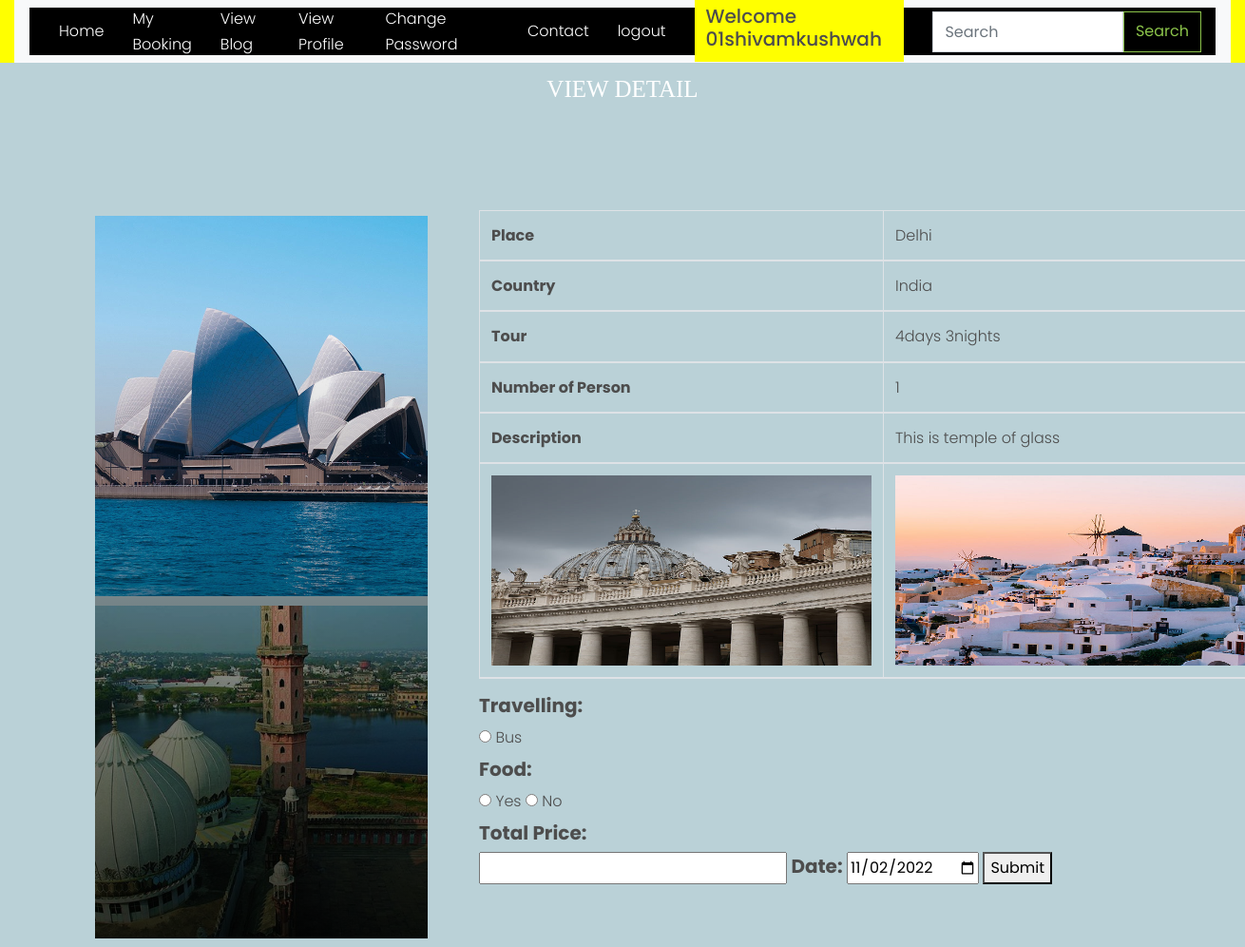
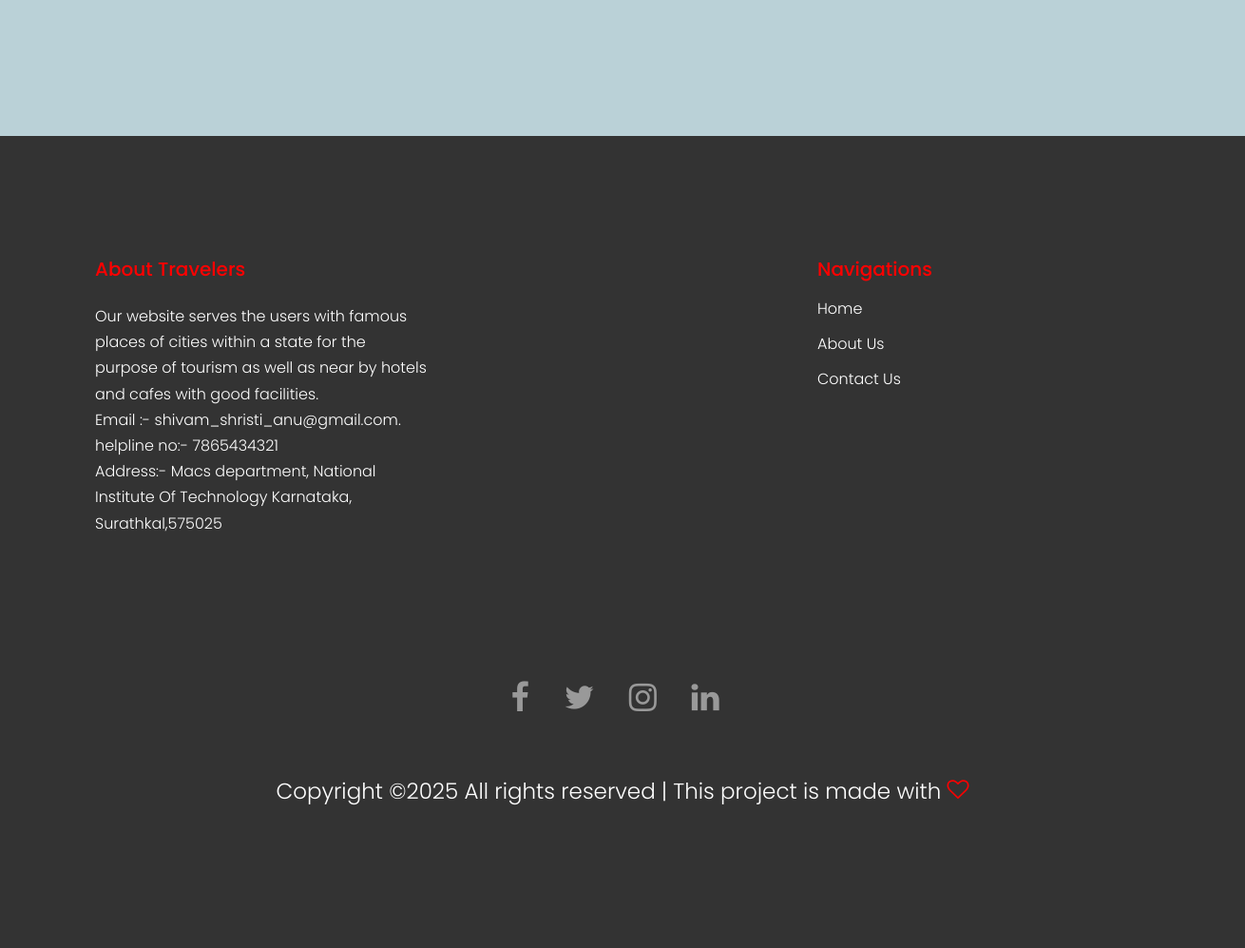
Page /details/2/ (signed in) on the committed database (2 pictures, top to bottom).
### tour/models.py (models this page shows, shortened)
class Destination(models.Model):
    user = models.ForeignKey(User,on_delete=models.CASCADE,null=True)
    place = models.CharField(max_length=20)
    country = models.CharField(max_length=20)
    image = models.ImageField(null=True)
    image1 = models.ImageField(null=True)
    image2 = models.ImageField(null=True)
    image3 = models.ImageField(null=True)
    price_by_bus = models.CharField(max_length=20,null=True)
    food_price = models.CharField(max_length=20, null=True)
    number_of_person = models.CharField(max_length=20, null=True)
    days = models.CharField(max_length=20, null=True)
    nights = models.CharField(max_length=20, null=True)
    description=models.CharField(max_length=200,null=True)

### tour/views.py (the view, shortened to what this page needs)
# urls.py: path('details/<int:pr_id>/',views.detail,name='details'),
def detail(request,pr_id):
    if not request.user.is_authenticated:
        return redirect('/login/')
    dt = Destination.objects.get(id=pr_id)
    d = {'detail':dt}
    return render(request,'place_detail.html',d)

### tour/templates/place_detail.html (shortened to what this page needs)
{% extends 'base.html' %}
{% load static %}
{% block body %}
<h1 style="font-size:25px; background-color:#bad1d7;height:35px;color:white;padding:5px;margin-top:5px;font-family : 'Monotype Corsiva" align="center"> VIEW DETAIL </h1>
<div class="site-section">
      <div class="container">
        <div class="row">
          <div class="col-md-6 col-lg-4 mb-4 mb-lg-4">
            <a href="#"  class="unit-1 text-center">
              <img src="{{ detail.image.url }}" alt="Image" class="img-fluid" style="margin-bottom:10px;margin-top:30px;height:400px">
              <img src="{{ detail.image3.url }}" alt="Image" class="img-fluid" style="height:350px">
              <div class="unit-1-text">
              </div>
            </a>
          </div>
          <div class="col-md-8" >
            <div class="p-4 mb-3 ">
              <div class="unit-1-heading">
                <table class="table table-bordered bordered-success">
                  <thead>
                    <tr>
                      <th scope="col">Place</th>
                      <td>{{ detail.place }}</td>
                    </tr>
                    <tr>
                      <th scope="col">Country</th>
                      <td>{{ detail.country }}</td>
                    </tr>
                    <tr>
                      <th scope="col">Tour</th>
                      <td>{{detail.days}}days {{detail.nights}}nights</td>
                    </tr>
                  <tr>
                      <th scope="col">Number of Person</th>
                      <td>{{ detail.number_of_person }}</td>
                    </tr>
                   <tr>
                      <th scope="col">Description</th>
                      <td>{{ detail.description }}</td>
                    </tr>
                   <tr>
                      <th scope="col"><img src="{{ detail.image1.url }}" style="width:400px;height:200px" class="zoom"></th>
                      <td><img src="{{ detail.image2.url }}" style="width:400px;height:200px" class="zoom"></td>
                    </tr>
                  </thead>
                </table>
                  <tr>
                      <th>
                <form action="" method="post">
                    <h5 style="font:"><b>Travelling:</b></h5>
                        <input class="calc" type="radio" id="bus" name="travel" value="{{detail.price_by_bus}}" >
                        <label for="bus">Bus</label>
                    <h5><b>Food:</b></h5>
                        <input class="calc" type="radio" id="food" name="food" value="{{detail.food_price}}" >
                        <label for="food">Yes</label>
                        <input class="calc" type="radio" id="Nfood" name="food" value="0" >
                        <label for="Nfood">No</label><br>
                    <h5> <b>Total Price:</b></h5>
                            <input type="text" name="price" />
                    <label for="date"><h5><b>Date:</b></h5></label>
                        <input type="date"  id="date" name="date"
                        value="2022-11-02"
                        min="getDate()" max="2023-12-31">
        <button type="submit">Submit</button>
                    </form>
                      </th>
                  </tr>
                          </div>
        </div>
      </div>
    </div>
</div>
</div>
{% endblock %}

### tour/templates/base.html (shortened to what this page needs)
<!DOCTYPE html>
<html lang="en">
<head>
    {% load static %}
    <link rel="stylesheet" href="{% static 'fonts/icomoon/style.css' %}">
    <link rel="stylesheet" href="{% static 'css/bootstrap.min.css' %}">
    <link rel="stylesheet" href="{% static 'css/magnific-popup.css' %}">
    <link rel="stylesheet" href="{% static 'css/jquery-ui.css' %}">
    <link rel="stylesheet" href="{% static 'css/owl.carousel.min.css' %}">
    <link rel="stylesheet" href="{% static 'css/owl.theme.default.min.css' %}">
    <link rel="stylesheet" href="https://cdnjs.cloudflare.com/ajax/libs/font-awesome/4.7.0/css/font-awesome.min.css">
    <link rel="stylesheet" href="{% static 'css/bootstrap-datepicker.css' %}">
    <link rel="stylesheet" href="{% static 'fonts/flaticon/font/flaticon.css' %}">
    <link rel="stylesheet" href="https://cdn.jsdelivr.net/npm/mediaelement@4.2.7/build/mediaelementplayer.min.css>
    <link rel=" href="{% static 'css/aos.css' %}">
    <link rel="stylesheet" href="{% static 'css/style.css' %}">
</head>
<body>
<header class="site-navbar " role="banner" >
    <div  class="container-fluid">
        <div  class="row">
            <div class="col-12" style="background-color:yellow;">
                <nav class="navbar navbar-expand-lg navbar-light bg-light">
                    <div class="container-fluid" style="background-color:black;height:50px">
                        <div class="collapse navbar-collapse" id="navbarSupportedContent">
                            {% if request.user.is_staff %}
                            <ul class="navbar-nav me-auto mb-2 mb-lg-0">
                                <li class="active"><a href="{% url 'admin_home' %}">Dashboard</a></li>
                                <li><a href="{% url 'all_user' %}" style="margin-left:10px">All User</a></li>
                                <li><a href="{% url 'add_destination' %}"  style="margin-left:20px">Add Destination</a></li>
                                <li><a href="{% url 'add_blog' %}"  style="margin-left:20px">Add Blog</a></li>
                                <li><a href="{% url 'admin_viewblog' %}"  style="margin-left:20px">View Blog</a></li>
                                <li><a href="{% url 'view_destination' %}"  style="margin-left:20px">View Destination</a></li>
                                <li><a href="{% url 'view_booking' %}"  style="margin-left:20px">View Booking</a></li>
                                <li><a href="{% url 'view_contact' %}"  style="margin-left:20px">View Contact</a></li>
                                <li><a href="{% url 'Change_Password' %}"  style="margin-left:20px">Change Password</a></li>
                                 <li><a href="{% url 'logout' %}"  style="margin-left:20px">logout</a></li>
                                <li class="btn btn-warning"  style="margin-left:20px;background-color:yellow">Welcome {{request.user.username}}</li>
                                {% elif request.user.is_authenticated %}
                                    <a href="{% url 'home' %}" style="color:white">Home</a>
                        <a href="{% url 'my_booking' %}" style="margin-left:30px;color:white">My Booking</a>
                        <a href="{% url 'blog' %}" style="margin-left:30px;color:white">View Blog</a>
                               <a href="{% url 'view_profile' %}" style="margin-left:30px;color:white">View Profile</a>
                               <a href="{% url 'Change_Password' %}" style="margin-left:30px;color:white">Change Password</a>
                                    <a href="{% url 'contact' %}" style="margin-left:50px;color:white">Contact</a>
                               <a href="{% url 'logout' %}" onclick="return confirm('Are You Sure')" style="margin-left:30px;color:white">logout</a>
                                <h5 style="background-color:yellow;margin-left:30px;padding:1%"> Welcome {{request.user.username}}</h5>
                            {% endif %}
                            {% if not request.user.is_staff %}
                            <div align="right">
                                <form class="d-flex pull-right" method="post" action="/search/">
                                    <input class="form-control me-2" type="search" placeholder="Search"
                                           aria-label="Search" name="srh" style="margin-left:30px">
                                    <button class="btn btn-outline-success" type="submit">Search</button>
                                </form>
                            </div>
                            {% endif %}
                        </div>
                    </div>
                </nav>
            </div>
        </div>
    </div>
</header>
{% block body %}
{% endblock %}
<footer class="site-footer mt-5" >
    <div class="container">
        <div class="row">
            <div class="col-lg-4">
                <div class="mb-5">
                    <h3 class="footer-heading mb-4" ><p style="color:red"> About Travelers  </p></h3>
                    <p style="color:white">Our website serves the users with famous places of
                        cities within a state for the purpose of tourism as well
                        as near by hotels and cafes with good facilities.
                       <br> Email :- shivam_shristi_anu@gmail.com.
                       <br> helpline no:- 7865434321
                       <br>Address:- Macs department,
                        National Institute Of Technology Karnataka,
                        Surathkal,575025</p>
                </div>
            </div>
            <div class="col-lg-4 mb-5 mb-lg-0">
            </div>
            <div class="col-lg-4 mb-5 mb-lg-0">
                <div class="mb-5">
                    <h3 class="footer-heading mb-2"><p style="color:red"> Navigations </p></h3>
                    <ul class="list-unstyled">
                        <li><a style="color:white" href="/">Home</a></li>
                        <li><a style="color:white" href="/about">About Us</a></li>
                        <li><a style="color:white" href="/contact">Contact Us</a></li>
                    </ul>
                </div>
            </div>
        </div>
        <div class="row pt-5 mt-5 text-center">
            <div class="col-md-12">
                <div class="mb-5">
                    <a style="font-size:34px" href="#" class="pl-0 pr-3"><span class="icon-facebook"></span></a>
                    <a style="font-size:34px" href="#" class="pl-3 pr-3"><span class="icon-twitter"></span></a>
                    <a style="font-size:34px" href="#" class="pl-3 pr-3"><span class="icon-instagram"></span></a>
                    <a style="font-size:34px" href="#" class="pl-3 pr-3"><span class="icon-linkedin"></span></a>
                </div>
                <p style="font-size:23px; color:white" >
                    Copyright &copy;<script>document.write(new Date().getFullYear());</script>
                    All rights reserved | This project is made with <i style="color:red" class="icon-heart-o" aria-hidden="true"></i>
                </p>
            </div>
        </div>
    </div>
</footer>
</body>
</html>

### tour/static/css/style.css (style rules this page uses)
body { line-height: 1.7; color: #4d4d4d; font-weight: 300; font-size: 1rem; }
a { -webkit-transition: .3s all ease; -o-transition: .3s all ease; transition: .3s all ease; }
h1, h2, h3, h4, h5, .h1, .h2, .h3, .h4, .h5 { font-family: "Poppins", -apple-system, BlinkMacSystemFont, "Segoe UI", Roboto, "Helvetica Neue", Arial, sans-serif, "Apple Color Emoji", "Segoe UI Emoji", "Segoe UI Symbol", "Noto Color Emoji"; }
.btn { border-radius: 0; }
.form-control { height: 43px; border-radius: 0; }
.site-section { padding: 2.5em 0; }
@media (min-width: 768px) { .site-section { padding: 5em 0; } }
.site-footer { padding: 4em 0; background: #333333; }
@media (min-width: 768px) { .site-footer { padding: 8em 0; } }
.site-footer p { color: #737373; }
.site-footer h2, .site-footer h3, .site-footer h4, .site-footer h5 { color: #fff; }
.site-footer a { color: #999999; }
.site-footer ul li { margin-bottom: 10px; }
.site-footer .footer-heading { font-size: 20px; color: #fff; }
.site-navbar { margin-bottom: 0px; z-index: 1999; position: relative; }
.bg-light { background: #ccc; }
.unit-1 { position: relative; width: 100%; overflow: hidden; display: block; }
.unit-1:after { content: ""; z-index: 1; position: absolute; bottom: 0; top: 0; left: 0; right: 0; background: -moz-linear-gradient(top, transparent 0%, transparent 18%, rgba(0, 0, 0, 0.8) 99%, rgba(0, 0, 0, 0.8) 100%); background: -webkit-linear-gradient(top, transparent 0%, transparent 18%, rgba(0, 0, 0, 0.8) 99%, rgba(0, 0, 0, 0.8) 100%); background: -webkit-gradient(linear, left top, left bottom, from(transparent), color-stop(18%, transparent), color-stop(99%, rgba(0, 0, 0, 0.8)), to(rgba(0, 0, 0, 0.8))); background: -o-linear-gradient(top, transparent 0%, transparent 18%, rgba(0, 0, 0, 0.8) 99%, rgba(0, 0, 0, 0.8) 100%); background: linear-gradient(to bottom, transparent 0%, transparent 18%, rgba(0, 0, 0, 0.8) 99%, rgba(0, 0, 0, 0.8) 100%); filter: progid:DXImageTransform.Microsoft.gradient( startColorstr='#00000000', endColorstr='#cc000000',GradientType=0 ); }
.unit-1 img { -o-object-fit: cover; object-fit: cover; -webkit-transform: scale(1); -ms-transform: scale(1); transform: scale(1); }
.unit-1 img, .unit-1 .unit-1-text { -webkit-transition: .3s all ease-in-out; -o-transition: .3s all ease-in-out; transition: .3s all ease-in-out; }
.unit-1 .unit-1-text { z-index: 2; position: absolute; bottom: 10px; color: #fff; display: block; width: 100%; }

### tour/templates/base.html (style rules this page uses)
li { color:white; font-size:bold; }
body { background-color:#bad1d7; }

### tour/templates/place_detail.html (style rules this page uses)
* { box-sizing: border-box; }

### rows in the picture
Destination: image (picture), image3 (picture), place "Delhi", country "India", days "4", nights "3", number_of_person "1", description "This is temple of glass", image1 (picture), image2 (picture)

### other values in the picture
{{ request.user.username }} "01shivamkushwah"
